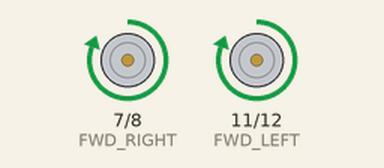
Bench run of a sketch on a simulated Arduino Uno, built with avr-gcc and run on an emulated ATmega328P. On the bench: motor-driver pin pairs drawn as motors (green arrow = first pin HIGH = forward, orange = second pin HIGH = backward, longer = more drive, scaled by the enable pin).

Above: at 2.5 s.
At 5.5 s:
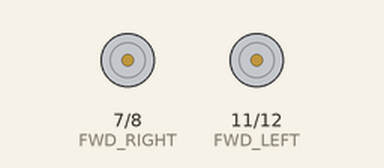
At 7.0 s:
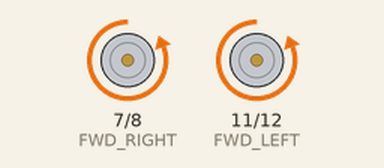
Timing chart, 0 to 10.4 s (numbered marks = the images above):
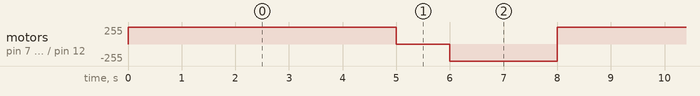

Measured:
- by itself, motor on pin 7 (FWD_RIGHT) / pin 8 (REV_RIGHT), motor on pin 11 (FWD_LEFT) / pin 12 (REV_LEFT): repeats every 8.0 s: stopped 1.0 s, backward 255/255 2.0 s, forward 255/255 5.0 s

The sketch:

story3.ino
```cpp
int const FWD_RIGHT = 7; //forwards int const GREEN = 11; //stopped
int const REV_RIGHT = 8;
int const ENABLE_RIGHT = 9; //backwards
// add all the other connections
int const ENABLE_LEFT = 10;
int const FWD_LEFT = 11;
int const REV_LEFT = 12;
void setup()
{
  pinMode(FWD_RIGHT, OUTPUT);
  pinMode(REV_RIGHT, OUTPUT);
  pinMode(ENABLE_RIGHT, OUTPUT);
  pinMode(ENABLE_LEFT,OUTPUT);
  pinMode(FWD_LEFT,OUTPUT);
  pinMode(REV_LEFT,OUTPUT);
  // add other three connections pinModes
}

void loop()
{
  digitalWrite(FWD_RIGHT, HIGH);
  digitalWrite(FWD_LEFT, HIGH);
  digitalWrite(ENABLE_RIGHT, HIGH);
  digitalWrite(ENABLE_LEFT, HIGH);
  digitalWrite(REV_RIGHT, LOW);
  digitalWrite(REV_LEFT, LOW);
  delay(5000);
  digitalWrite(FWD_RIGHT, LOW);
  digitalWrite(FWD_LEFT, LOW);
  digitalWrite(ENABLE_RIGHT, HIGH);
  digitalWrite(ENABLE_LEFT, HIGH);
  digitalWrite(REV_RIGHT, LOW);
  digitalWrite(REV_LEFT, LOW);
  delay(1000);
  digitalWrite(FWD_RIGHT, LOW);
  digitalWrite(FWD_LEFT, LOW);
  digitalWrite(ENABLE_RIGHT, HIGH);
  digitalWrite(ENABLE_LEFT, HIGH);
  digitalWrite(REV_RIGHT, HIGH);
  digitalWrite(REV_LEFT, HIGH);
  delay(2000);
}
```
